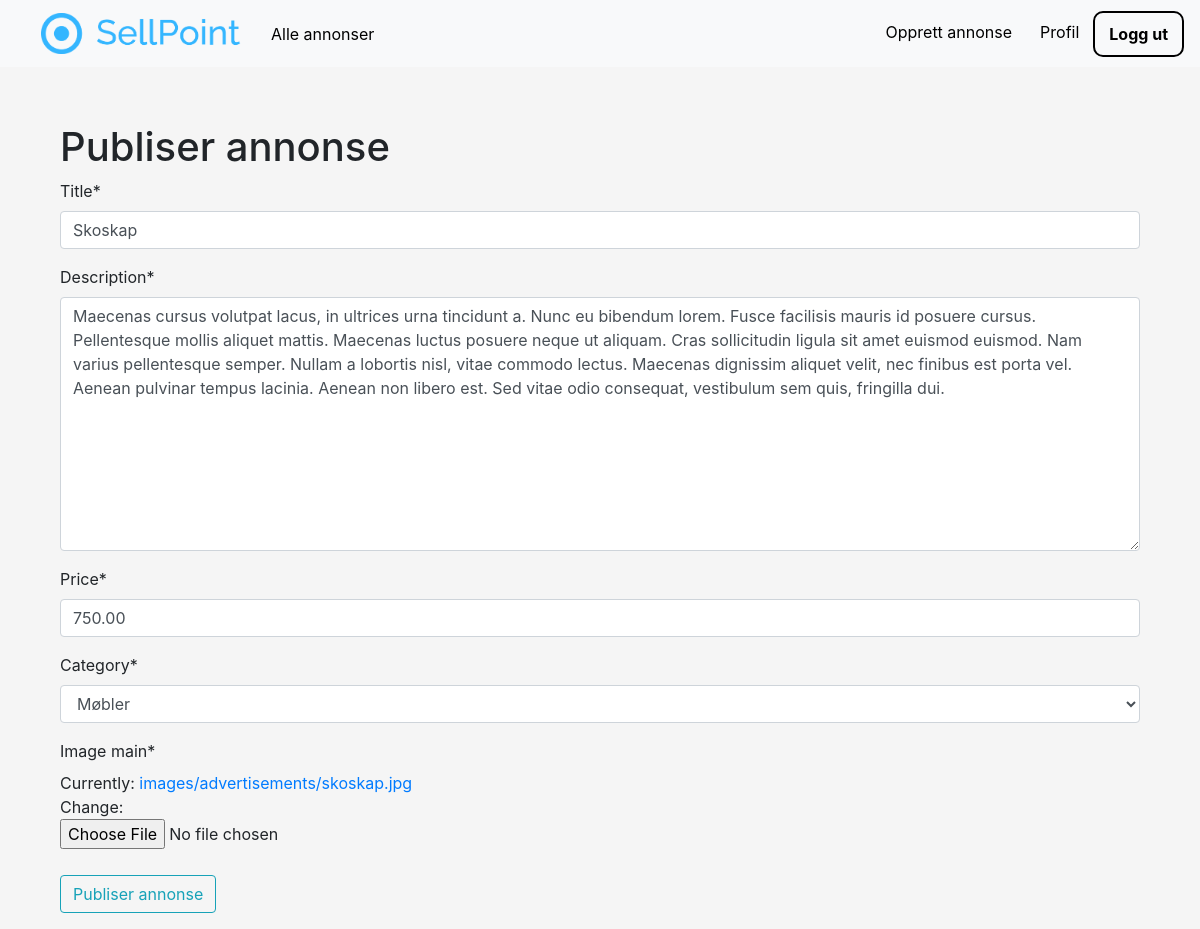
The app's page /advertisements/ad/5/update (signed in) with its own data.
### advertisements/models.py (models this page shows, shortened)
class Advertisement(models.Model):
    title = models.CharField(max_length=32)
    description = models.TextField()
    price = models.DecimalField(max_digits=10, decimal_places=2, default=0.00)
    image_main = models.ImageField(upload_to='images/advertisements')
    latitude = models.DecimalField(max_digits=9, decimal_places=6, default=63.446827)
    longitude = models.DecimalField(max_digits=9, decimal_places=6, default=10.421906)
    published = models.DateTimeField(default=timezone.now)
    author = models.ForeignKey(User, on_delete=models.CASCADE)
    category = models.ForeignKey(Category, default=1, on_delete=models.DO_NOTHING, related_name='advertisement')

### advertisements/views.py (the view, shortened to what this page needs)
# urls.py: path('ad/<int:pk>/update', AdvertisementUpdateView.as_view(), name='ad-update'),
class AdvertisementUpdateView(
    LoginRequiredMixin,
    UserPassesTestMixin,
    UpdateView):
    model = Advertisement
    fields = ['title', 'description', 'price', 'category', 'image_main']
    def test_func(self):
        advertisement = self.get_object()
        if self.request.user == advertisement.author:
            return True
        else:
            return False

### advertisements/models.py (called while the page is built)
    def __str__(self):
        return self.name

### advertisements/templates/advertisements/advertisement_form.html (shortened to what this page needs)
{% extends "pages/base.html" %}
{% load crispy_forms_tags %}
{% block content %}
<div class = "container">
    <div class = "advertisement-detail">
        <form method="POST" enctype="multipart/form-data">
            <h1> Publiser annonse </h1>
            {{ form|crispy }}
            <button class="btn btn-outline-info" style="margin-top:10px">
                Publiser annonse
            </button>
        </form>
    </div>
</div>
{% endblock content %}

### pages/static/pages/main.css (style rules this page uses)
body { margin: 0px; background-color: #f5f5f5; }
.container { display: grid; grid-template-columns: 1fr; }

### records on screen
Advertisement: title "Skoskap", description "Maecenas cursus volutpat lacus, in ultrices urna tincidunt a. Nunc eu bibendum lorem. Fusce facilisis mauris id posuere cursus. Pellentesque mollis aliquet mattis. Maecenas luctus posuere neque ut aliquam. Cras sollicitudin ligula sit amet euismod euismod. Nam varius pellentesque semper. Nullam a lobortis nisl, vitae commodo lectus. Maecenas dignissim aliquet velit, nec finibus est porta vel. Aenean pulvinar tempus lacinia. Aenean non libero est. Sed vitae odio consequat, vestibulum sem quis, fringilla dui.", price "750.00", category "Møbler"
